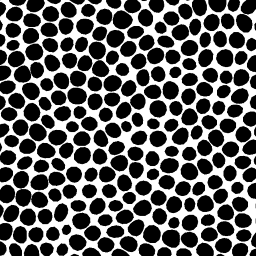
#> input picture 256F_FS_Plane.PNG, 256 x 256 px
$ python Img2Particle.py 256F_FS_Plane.PNG
#> lines starting #> are read from the running program, lines starting #| are printed output that depends on the picture
'''
Img2Particle

Img2Particel is a simple, in-house developed python code for conversion from
gray image to hexagonal packing particle model in LAMMPS Data format.

MIT License

Copyright (c) 6th/June/2020 Yuan Chiang
'''
import os
import argparse
import glob
import numpy as np
import math
from matplotlib import pyplot as plt
from PIL import Image
from datetime import datetime

version = '1.0'

parser = argparse.ArgumentParser(prog='Img2Particle',
                                 description='Convert images into particle models.')

parser.add_argument('infile', metavar='images', type=str,
                    help='absolute or relative address of image files')
parser.add_argument('-o', dest='outfile', metavar='data file', type=str)
parser.add_argument('-lx', dest='lx', metavar='Lx', type=float, default=25600,
                    help='model size in x dimension\t(default = 25600)')
parser.add_argument('-ly', dest='ly', metavar='Ly',type=float, default=25600,
                    help='model size in y dimension\t(default = 25600)')
parser.add_argument('-lz', dest='lz', metavar='Lz',type=float, default=1,
                    help='model size in z dimension\t(default = 1)')
parser.add_argument('-s', dest='s', metavar='lc', type=float, default=100,
                    help='lattice constant = particle spacing along (100)\t(default = 100)')
parser.add_argument('-t', dest='types', metavar='types', type=int, default=2,
                    help='number of particle types')
parser.add_argument('-n',dest='nsize', metavar='len', nargs=2, type=float, default=[250, 3400],
                    help='create notch with lengths in x and y dimension\t(default = [500, 3400])')
parser.add_argument('--version', action='version', version='%(prog)s {:s}'.format(version))

args = parser.parse_args()

infile = args.infile

def import_img(infile):
#> called with infile = '256F_FS_Plane.PNG'
    img = Image.open(infile).convert('L')
    img.load()
    array = np.asarray(img, dtype="int32")
    return array

img = import_img(infile)
print("Load image from file: {}".format(infile))
print("\timage size: {}".format(img.shape))
#| 	image size: (256, 256)

# ===== Define Model

lx = args.lx
ly = args.ly
lz = args.lz
s = args.s

print("Set up model...")
print("\tlx = {:f}\tly = {:f}\tlz = {:f}".format(lx, ly, lz))
print("\tlattice constant = {:f}".format(s))

# ===== Define Lattice

# create hexgonal packing unit cell
unit = s*np.array([[1,0,0],[0,math.sqrt(3.),0],[0,0,0]], dtype=float) # distant unit

nx = int(round(lx/unit[0,0]))
ny = int(round(ly/unit[1,1]))
nz = 1

mx = 2
my = 0
mz = 0

print("Hexagonal lattice:\n{}".format(unit))
print("\tnumber of lattices and margins in x: %3d / %3d" % (nx,mx))
print("\tnumber of lattices and margins in y: %3d / %3d" % (ny,my))
print("\tnumber of lattices and margins in z: %3d / %3d" % (nz,mz))

nx = nx + 2*mx
ny = ny + 2*my
nz = nz + 2*mz

# ===== Create Atoms

dtype = dict(zip(['id', 'molecule', 'type', 'q', 'x', 'y', 'z', 'ix', 'iy', 'iz'], [0, 1, 2, 3, 4, 5, 6, 7, 8, 9]))

natoms = int(2*nx*ny)

atoms = np.zeros((natoms,10))
atoms[:,dtype.get('id')] = np.arange(1,natoms+1)
atoms[:,dtype.get('molecule')] = np.ones((natoms,1)).reshape(-1)

id_ = 0
colx = dtype.get('x')
coly = dtype.get('y')
colz = dtype.get('z')
for i in range(nx):
    for j in range(ny):
        for k in range(nz):
            atoms[id_,colx:colz+1] = np.dot(np.transpose(unit),[[i-mx],[j-my],[k-mz]]).reshape(-1)
            id_ = id_ + 1
            atoms[id_,colx:colz+1] = np.dot(np.transpose(unit),[[i+0.5-mx],[j+0.5-my],[k-mz]]).reshape(-1)
            id_ = id_ + 1


print("Create atoms: {:d}".format(natoms))

# ===== Change Types

ntypes = args.types

rows, cols = img.shape
#> rows = 256; cols = 256
colt = dtype.get('type')

hist, bin_edges = np.histogram(img.reshape(-1),bins=ntypes)
#> hist = [41487, 24049]; bin_edges = [0, 127.5, 255]

print(hist, bin_edges)
#| [41487 24049] [  0.  127.5 255. ]

for i in range(natoms):
    x = int(round(atoms[i,colx]/lx*cols));
    y = rows - 1 - int(round(atoms[i,coly]/ly*rows));
    if x < 0 or x >= cols or y < 0 or y >= rows:
        atoms[i,colt] = 1
    else:
        for b in range(ntypes):
            if img[y,x] >= bin_edges[b]:
                atoms[i,colt] = ntypes - b

ntypes = int(max(atoms[:,colt]))
#> ntypes = 2

# ===== Create Notch

wn = args.nsize[0]
hn = args.nsize[1]

indices = np.logical_not(np.logical_and(np.logical_and(atoms[:,colx] < lx/2.0 + wn/2.0, atoms[:,colx] > lx/2.0 - wn/2.0), atoms[:,coly] < hn))

atoms = atoms[indices]
natoms = atoms.shape[0]
#> natoms = 76860
atoms[:,dtype.get('id')] = np.arange(1,natoms+1)
color = [str(item/(ntypes+1)) for item in atoms[:,colt]]

# ===== Single or Composite

single = False

if single == True:
    atoms = atoms[atoms[:,dtype.get('type')] == 1]
    natoms = atoms.shape[0]
    atoms[:,dtype.get('id')] = np.arange(1,natoms+1)
    color = [str(item/(ntypes+1)) for item in atoms[:,colt]]

plt.figure(figsize=[12.8, 9.6], dpi=330, facecolor=None, edgecolor=None, frameon=True)

plt.subplot(121)
plt.imshow(img,cmap='gist_gray')

plt.subplot(122)
plt.scatter(atoms[:,colx],atoms[:,coly],s=0.1,marker="o",c=color)
ax = plt.gca()
ax.set_aspect(1.0)
plt.savefig(infile+'_conversion.png')
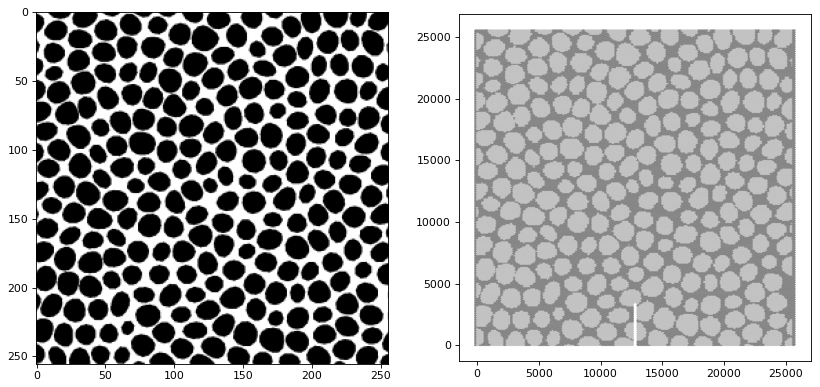
#> figure drawn by matplotlib, 2 panels

if args.outfile is None:
    outfile = os.path.splitext(infile)[0] + '.data'
else:
    if args.outfile.lower().endswith('data'):
        outfile = args.outfile
    else:
        outfile = args.outfile + '.data'

print('Write data file: {}'.format(outfile))

with open(outfile, "w") as outfile:
    now = datetime.now().strftime("%Y/%m/%d %H:%M:%S")
    outfile.write("LAMMPS data created via Img2Particle at "+now+"\n")
    outfile.write("\n%d atoms\n" % natoms)
    outfile.write('# use create_bonds command in lammps to create springs\n')
    outfile.write("\n%d atom types\n" % ntypes)
    outfile.write("%d bond types\n" % int(math.factorial(ntypes+2-1)/(math.factorial(2)*math.factorial(ntypes-1))))

    outfile.write("\n%12.5E %12.5E xlo xhi\n" % (np.min(atoms[:,colx]),np.max(atoms[:,colx])))
    outfile.write("%12.5E %12.5E ylo yhi\n" % (np.min(atoms[:,coly]),np.max(atoms[:,coly])))
    outfile.write("%12.5E %12.5E zlo zhi\n" % (np.min(atoms[:,colz])-lz/2,np.max(atoms[:,colz])+lz/2))

    outfile.write("\nMasses\n\n")
    for i in range(ntypes):
        outfile.write("%5d\t%9.3E\n" % (i+1,1))
    '''
    outfile.write("\nAtoms # full\n\n")
    for i in range(natoms):
        outfile.write("%5d\t%d\t%d\t%6.3f\t%6.3f\t%6.3f\t%6.3f\t%d\t%d\t%d\n" % (atoms[i,dtype.get('id')],
                                                                          atoms[i,dtype.get('molecule')],
                                                                          atoms[i,dtype.get('type')],
                                                                          atoms[i,dtype.get('q')],
                                                                          atoms[i,dtype.get('x')],
                                                                          atoms[i,dtype.get('y')],
                                                                          atoms[i,dtype.get('z')],
                                                                          atoms[i,dtype.get('ix')],
                                                                          atoms[i,dtype.get('iy')],
                                                                          atoms[i,dtype.get('iz')]))
    '''
    outfile.write("\nAtoms # bond\n\n")
    for i in range(natoms):
            outfile.write("%5d\t%d\t%d\t%10.3f\t%10.3f\t%10.3f\t%d\t%d\t%d\n" % (atoms[i,dtype.get('id')],
                                                                          atoms[i,dtype.get('molecule')],
                                                                          atoms[i,dtype.get('type')],
                                                                          atoms[i,dtype.get('x')],
                                                                          atoms[i,dtype.get('y')],
                                                                          atoms[i,dtype.get('z')],
                                                                          atoms[i,dtype.get('ix')],
                                                                          atoms[i,dtype.get('iy')],
                                                                          atoms[i,dtype.get('iz')]))
